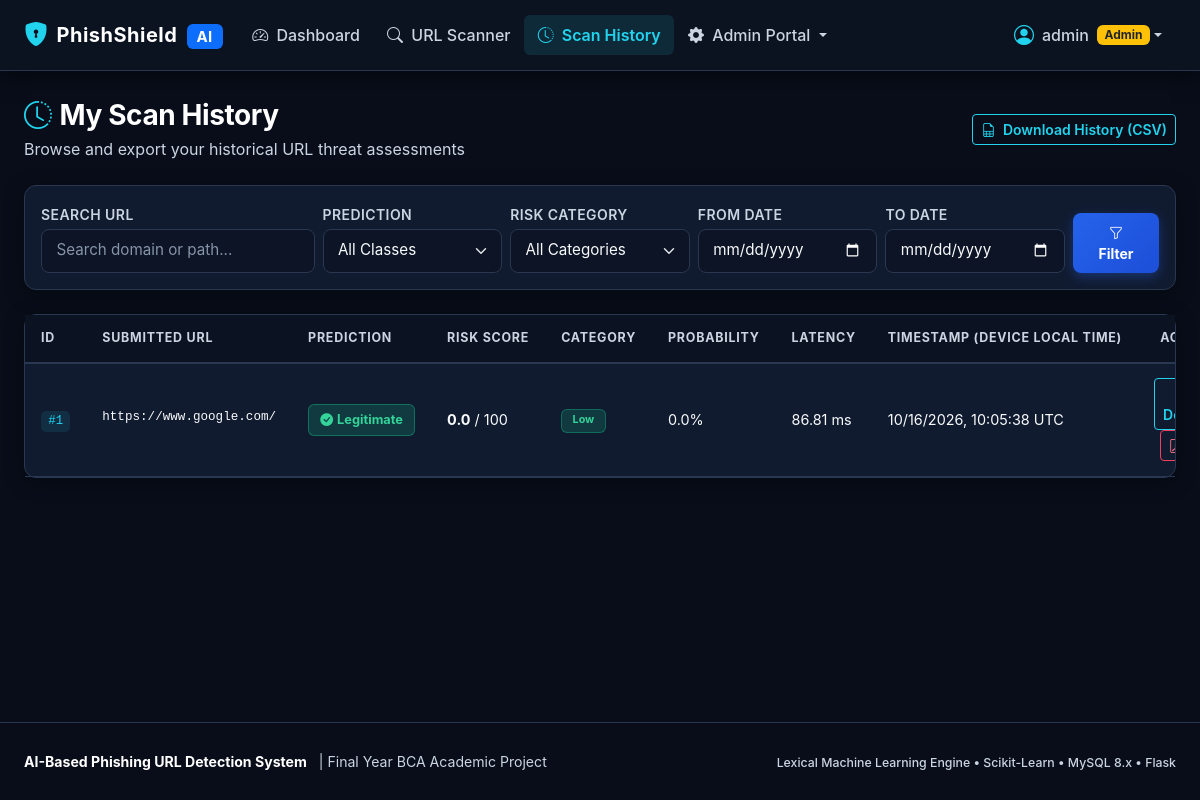
Screenshot of /history (signed in) with the database file from the repository.
### app/models.py (models this page shows, shortened)
class User(UserMixin, db.Model):
    __tablename__ = "users"
    id = db.Column(db.Integer, primary_key=True, autoincrement=True)
    username = db.Column(db.String(64), unique=True, nullable=False, index=True)
    email = db.Column(db.String(120), unique=True, nullable=False, index=True)
    password_hash = db.Column(db.String(256), nullable=False)
    role = db.Column(db.String(20), default="user", nullable=False, index=True)  # 'user' or 'admin'
    is_active_account = db.Column(db.Boolean, default=True, nullable=False)
    created_at = db.Column(db.DateTime(timezone=True), server_default=func.now(), nullable=False)
    updated_at = db.Column(db.DateTime(timezone=True), server_default=func.now(), onupdate=func.now(), nullable=False)
    scans = db.relationship("Scan", backref="user", cascade="all, delete-orphan", lazy="dynamic")
    audit_logs = db.relationship("AuditLog", backref="user", foreign_keys="AuditLog.user_id", lazy="dynamic")
    @property
    def is_admin(self) -> bool:
        return self.role == "admin"
    @property
    def is_active(self) -> bool:
        return self.is_active_account

class Scan(db.Model):
    __tablename__ = "scans"
    id = db.Column(db.Integer, primary_key=True, autoincrement=True)
    user_id = db.Column(
        db.Integer,
        db.ForeignKey("users.id", ondelete="CASCADE", onupdate="CASCADE"),
        nullable=False,
        index=True
    )
    url = db.Column(db.Text, nullable=False)
    url_hash = db.Column(db.String(64), nullable=False, index=True)
    prediction_label = db.Column(db.String(20), nullable=False, index=True)  # 'phishing' or 'legitimate'
    risk_score = db.Column(db.Float, nullable=False, index=True)  # 0.0 to 100.0
    risk_category = db.Column(db.String(20), nullable=False, index=True)  # 'Low', 'Moderate', 'High', 'Critical'
    probability = db.Column(db.Float, nullable=False)  # 0.0 to 1.0 (calibrated phishing probability)
    model_version = db.Column(db.String(64), nullable=False)
    model_id = db.Column(
        db.Integer,
        db.ForeignKey("models.id", ondelete="SET NULL", onupdate="CASCADE"),
        nullable=True,
        index=True
    )
    latency_ms = db.Column(db.Float, nullable=False)  # Milliseconds
    explanation_json = db.Column(db.Text, nullable=True)  # JSON-encoded suspicious tokens, features
    created_at = db.Column(db.DateTime(timezone=True), server_default=func.now(), nullable=False, index=True)
    features = db.relationship("ScanFeature", backref="scan", uselist=False, cascade="all, delete-orphan")
    model = db.relationship("MLModel", backref="scans")
    @property
    def explanation(self) -> dict:
        """Parse explanation JSON safely."""
        if not self.explanation_json:
            return {}
        try:
            return json.loads(self.explanation_json)
        except Exception:
            return {}

### app/main/routes.py (the view)
@main_bp.route("/history")
@login_required
def history():
    page = request.args.get("page", 1, type=int)
    search_query = request.args.get("q", "").strip()
    label_filter = request.args.get("label", "").strip()
    category_filter = request.args.get("category", "").strip()
    start_date_str = request.args.get("start_date", "").strip()
    end_date_str = request.args.get("end_date", "").strip()
    query = Scan.query.filter_by(user_id=current_user.id)
    if search_query:
        query = query.filter(Scan.url.ilike(f"%{search_query}%"))
    if label_filter in ("phishing", "legitimate"):
        query = query.filter(Scan.prediction_label == label_filter)
    if category_filter in ("Low", "Moderate", "High", "Critical"):
        query = query.filter(Scan.risk_category == category_filter)
    if start_date_str:
        try:
            start_date = datetime.strptime(start_date_str, "%Y-%m-%d")
            query = query.filter(Scan.created_at >= start_date)
        except ValueError:
            pass
    if end_date_str:
        try:
            end_date = datetime.strptime(end_date_str, "%Y-%m-%d").replace(hour=23, minute=59, second=59)
            query = query.filter(Scan.created_at <= end_date)
        except ValueError:
            pass
    pagination = query.order_by(Scan.created_at.desc()).paginate(page=page, per_page=10, error_out=False)
    return render_template(
        "user/history.html",
        pagination=pagination,
        scans=pagination.items,
        search_query=search_query,
        label_filter=label_filter,
        category_filter=category_filter,
        start_date=start_date_str,
        end_date=end_date_str,
    )

### app/models.py (called while the page is built)
@login_manager.user_loader
def load_user(user_id):
    return db.session.get(User, int(user_id))

### app/templates/user/history.html (shortened to what this page needs)
{% extends "base.html" %}
{% block content %}
<div class="row align-items-center mb-4">
  <div class="col-md-7">
    <h3 class="fw-bold text-white mb-1">
      <i class="bi bi-clock-history text-info me-2"></i>My Scan History
    </h3>
    <p class="text-secondary mb-0">Browse and export your historical URL threat assessments</p>
  </div>
  <div class="col-md-5 text-md-end mt-3 mt-md-0">
    <a href="{{ url_for('main.export_user_scans_csv') }}" data-device-timezone class="btn btn-outline-info btn-sm">
      <i class="bi bi-file-earmark-spreadsheet me-1"></i> Download History (CSV)
    </a>
  </div>
</div>
<div class="cyber-card p-3 mb-4">
  <form method="GET" action="{{ url_for('main.history') }}" class="row g-2 align-items-end">
    <div class="col-md-3">
      <label class="form-label text-secondary small text-uppercase fw-semibold mb-1">Search URL</label>
      <input type="text" name="q" class="form-control form-control-sm cyber-input" placeholder="Search domain or path..." value="{{ search_query }}">
    </div>
    <div class="col-md-2">
      <label class="form-label text-secondary small text-uppercase fw-semibold mb-1">Prediction</label>
      <select name="label" class="form-select form-select-sm cyber-input">
        <option value="">All Classes</option>
      </select>
    </div>
    <div class="col-md-2">
      <label class="form-label text-secondary small text-uppercase fw-semibold mb-1">Risk Category</label>
      <select name="category" class="form-select form-select-sm cyber-input">
        <option value="">All Categories</option>
      </select>
    </div>
    <div class="col-md-2">
      <label class="form-label text-secondary small text-uppercase fw-semibold mb-1">From Date</label>
      <input type="date" name="start_date" class="form-control form-control-sm cyber-input" value="{{ start_date }}">
    </div>
    <div class="col-md-2">
      <label class="form-label text-secondary small text-uppercase fw-semibold mb-1">To Date</label>
      <input type="date" name="end_date" class="form-control form-control-sm cyber-input" value="{{ end_date }}">
    </div>
    <div class="col-md-1 d-grid">
      <button type="submit" class="btn btn-cyber-primary btn-sm">
        <i class="bi bi-funnel"></i> Filter
      </button>
    </div>
  </form>
</div>
<div class="cyber-card mb-4">
  <div class="table-responsive">
    <table class="table table-cyber mb-0">
      <thead>
        <tr>
          <th>ID</th>
          <th>Submitted URL</th>
          <th>Prediction</th>
          <th>Risk Score</th>
          <th>Category</th>
          <th>Probability</th>
          <th>Latency</th>
          <th>Timestamp (Device Local Time)</th>
          <th class="text-end">Actions</th>
        </tr>
      </thead>
      <tbody>
        {% if scans %}
          {% for scan in scans %}
            <tr>
              <td><code>#{{ scan.id }}</code></td>
              <td>
                <span class="text-truncate d-inline-block font-monospace small" style="max-width: 280px;" title="{{ scan.url }}">
                  {{ scan.url }}
                </span>
              </td>
              <td>
                {% if scan.prediction_label == 'phishing' %}
                  <span class="badge-phishing"><i class="bi bi-exclamation-triangle-fill me-1"></i> Phishing</span>
                {% else %}
                  <span class="badge-legitimate"><i class="bi bi-check-circle-fill me-1"></i> Legitimate</span>
                {% endif %}
              </td>
              <td><strong>{{ scan.risk_score }}</strong> / 100</td>
              <td>
                <span class="badge badge-risk-{{ scan.risk_category | lower }}">
                  {{ scan.risk_category }}
                </span>
              </td>
              <td>{{ (scan.probability * 100) | round(1) }}%</td>
              <td>{{ scan.latency_ms }} ms</td>
              <td>
                <time datetime="{{ scan.created_at.strftime('%Y-%m-%dT%H:%M:%S') }}Z" data-utc-timestamp>
                </time>
              </td>
              <td class="text-end">
                <a href="{{ url_for('main.scan_detail', scan_id=scan.id) }}" class="btn btn-sm btn-outline-info me-1" title="View Full Inspection">
                   Details
                </a>
                <a href="{{ url_for('main.scan_audit_pdf', scan_id=scan.id) }}" data-device-timezone class="btn btn-sm btn-outline-danger" title="Download ReportLab PDF">
                  <i class="bi bi-file-earmark-pdf"></i> PDF
                </a>
              </td>
            </tr>
          {% endfor %}
        {% endif %}
      </tbody>
    </table>
  </div>
</div>
{% endblock %}

### app/templates/base.html (shortened to what this page needs)
<!DOCTYPE html>
<html lang="en" data-bs-theme="dark">
<head>
  <link rel="stylesheet" href="https://cdn.jsdelivr.net/npm/bootstrap@5.3.3/dist/css/bootstrap.min.css">
  <link rel="stylesheet" href="https://cdn.jsdelivr.net/npm/bootstrap-icons@1.11.3/font/bootstrap-icons.min.css">
  <link rel="stylesheet" href="{{ url_for('static', filename='css/styles.css') }}">
</head>
<body>
  <nav class="navbar navbar-expand-lg navbar-dark navbar-cyber sticky-top">
    <div class="container-fluid px-lg-4">
      <a class="navbar-brand d-flex align-items-center" href="{{ url_for('main.index') }}">
        <i class="bi bi-shield-lock-fill text-info me-2 fs-4"></i>
        <span>PhishShield <span class="badge bg-primary text-uppercase fs-8 ms-1">AI</span></span>
      </a>
      <div class="collapse navbar-collapse" id="navbarContent">
        <ul class="navbar-nav me-auto mb-2 mb-lg-0">
          {% if current_user.is_authenticated %}
            <li class="nav-item">
              <a class="nav-link {% if request.endpoint == 'main.dashboard' %}active{% endif %}" href="{{ url_for('main.dashboard') }}">
                <i class="bi bi-speedometer2 me-1"></i> Dashboard
              </a>
            </li>
            <li class="nav-item">
              <a class="nav-link {% if request.endpoint == 'main.scanner' %}active{% endif %}" href="{{ url_for('main.scanner') }}">
                <i class="bi bi-search me-1"></i> URL Scanner
              </a>
            </li>
            <li class="nav-item">
              <a class="nav-link {% if request.endpoint == 'main.history' %}active{% endif %}" href="{{ url_for('main.history') }}">
                <i class="bi bi-clock-history me-1"></i> Scan History
              </a>
            </li>
            {% if current_user.is_admin %}
              <li class="nav-item dropdown">
                <a class="nav-link dropdown-toggle text-warning" href="#" role="button" data-bs-toggle="dropdown">
                  <i class="bi bi-gear-fill me-1"></i> Admin Portal
                </a>
              </li>
            {% endif %}
          {% endif %}
        </ul>
        <ul class="navbar-nav ms-auto mb-2 mb-lg-0 align-items-center">
          {% if current_user.is_authenticated %}
            <li class="nav-item dropdown">
              <a class="nav-link dropdown-toggle d-flex align-items-center" href="#" role="button" data-bs-toggle="dropdown">
                <i class="bi bi-person-circle fs-5 me-2 text-info"></i>
                <span>{{ current_user.username }}</span>
                {% if current_user.is_admin %}
                  <span class="badge bg-warning text-dark ms-2">Admin</span>
                {% endif %}
              </a>
            </li>
          {% endif %}
        </ul>
      </div>
    </div>
  </nav>
  <main class="container-fluid px-lg-4 app-main flex-grow-1">
    {% block content %}{% endblock %}
  </main>
  <footer>
    <div class="container-fluid px-lg-4">
      <div class="row align-items-center">
        <div class="col-md-6 text-center text-md-start">
          <span class="fw-bold text-white">AI-Based Phishing URL Detection System</span>
          <span class="text-secondary ms-2">| Final Year BCA Academic Project</span>
        </div>
        <div class="col-md-6 text-center text-md-end mt-2 mt-md-0">
          <span class="text-secondary small fw-medium">Lexical Machine Learning Engine • Scikit-Learn • MySQL 8.x • Flask</span>
        </div>
      </div>
    </div>
  </footer>
</body>
</html>

### rows the page displays
User: username "admin"
Scan: id "1", url "https://www.google.com/", prediction_label "legitimate" (drawn), risk_score "0.0", risk_category "Low", (scan.probability*100)|round(1) "0.0", latency_ms "86.81"
